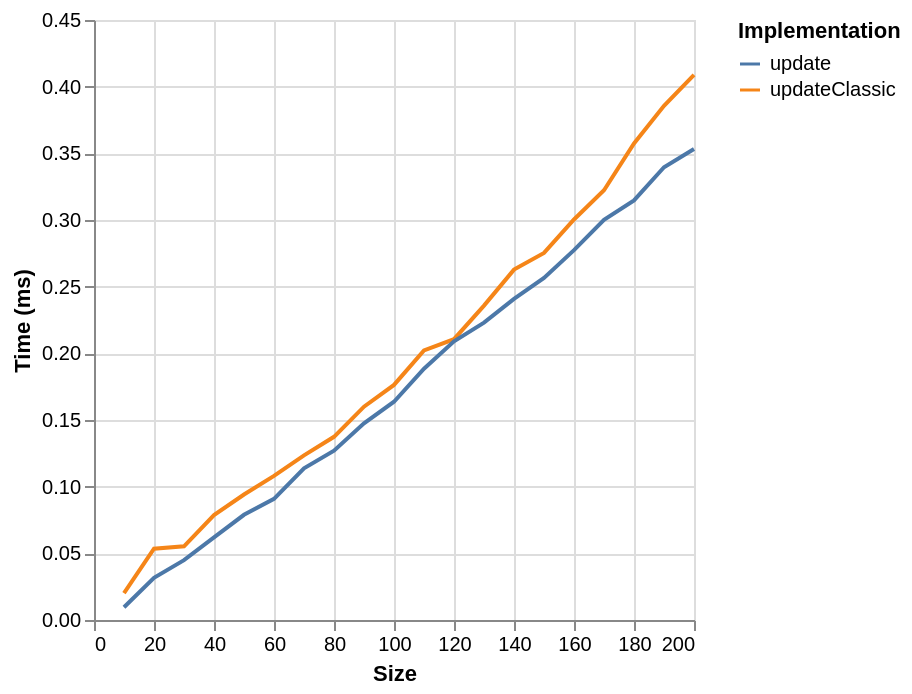

This figure's Vega-Lite source:
### Vega-Lite specification from a JSON file in a GitHub repository (floating-point values rounded to 4 significant figures)
{"$schema": "https://vega.github.io/schema/vega-lite/v6.json", "data": {"values": [{"ms": 0.0201, "series": "updateClassic", "size": 10}, {"ms": 0.0535, "series": "updateClassic", "size": 20}, {"ms": 0.0553, "series": "updateClassic", "size": 30}, {"ms": 0.0787, "series": "updateClassic", "size": 40}, {"ms": 0.0941, "series": "updateClassic", "size": 50}, {"ms": 0.1081, "series": "updateClassic", "size": 60}, {"ms": 0.1235, "series": "updateClassic", "size": 70}, {"ms": 0.1374, "series": "updateClassic", "size": 80}, {"ms": 0.16, "series": "updateClassic", "size": 90}, {"ms": 0.1763, "series": "updateClassic", "size": 100}, {"ms": 0.2022, "series": "updateClassic", "size": 110}, {"ms": 0.2106, "series": "updateClassic", "size": 120}, {"ms": 0.2358, "series": "updateClassic", "size": 130}, {"ms": 0.2628, "series": "updateClassic", "size": 140}, {"ms": 0.2753, "series": "updateClassic", "size": 150}, {"ms": 0.3004, "series": "updateClassic", "size": 160}, {"ms": 0.3223, "series": "updateClassic", "size": 170}, {"ms": 0.3574, "series": "updateClassic", "size": 180}, {"ms": 0.3857, "series": "updateClassic", "size": 190}, {"ms": 0.4089, "series": "updateClassic", "size": 200}, {"ms": 0.0096, "series": "update", "size": 10}, {"ms": 0.0316, "series": "update", "size": 20}, {"ms": 0.0449, "series": "update", "size": 30}, {"ms": 0.0619, "series": "update", "size": 40}, {"ms": 0.0789, "series": "update", "size": 50}, {"ms": 0.0909, "series": "update", "size": 60}, {"ms": 0.1137, "series": "update", "size": 70}, {"ms": 0.127, "series": "update", "size": 80}, {"ms": 0.1475, "series": "update", "size": 90}, {"ms": 0.1637, "series": "update", "size": 100}, {"ms": 0.1885, "series": "update", "size": 110}, {"ms": 0.209, "series": "update", "size": 120}, {"ms": 0.223, "series": "update", "size": 130}, {"ms": 0.2408, "series": "update", "size": 140}, {"ms": 0.2565, "series": "update", "size": 150}, {"ms": 0.2774, "series": "update", "size": 160}, {"ms": 0.3001, "series": "update", "size": 170}, {"ms": 0.3147, "series": "update", "size": 180}, {"ms": 0.3396, "series": "update", "size": 190}, {"ms": 0.3533, "series": "update", "size": 200}]}, "encoding": {"color": {"field": "series", "legend": {"orient": "right", "symbolLimit": 30, "title": "Implementation"}, "type": "nominal"}, "x": {"field": "size", "title": "Size", "type": "quantitative"}, "y": {"field": "ms", "title": "Time (ms)", "type": "quantitative"}}, "mark": {"point": false, "type": "line"}}
